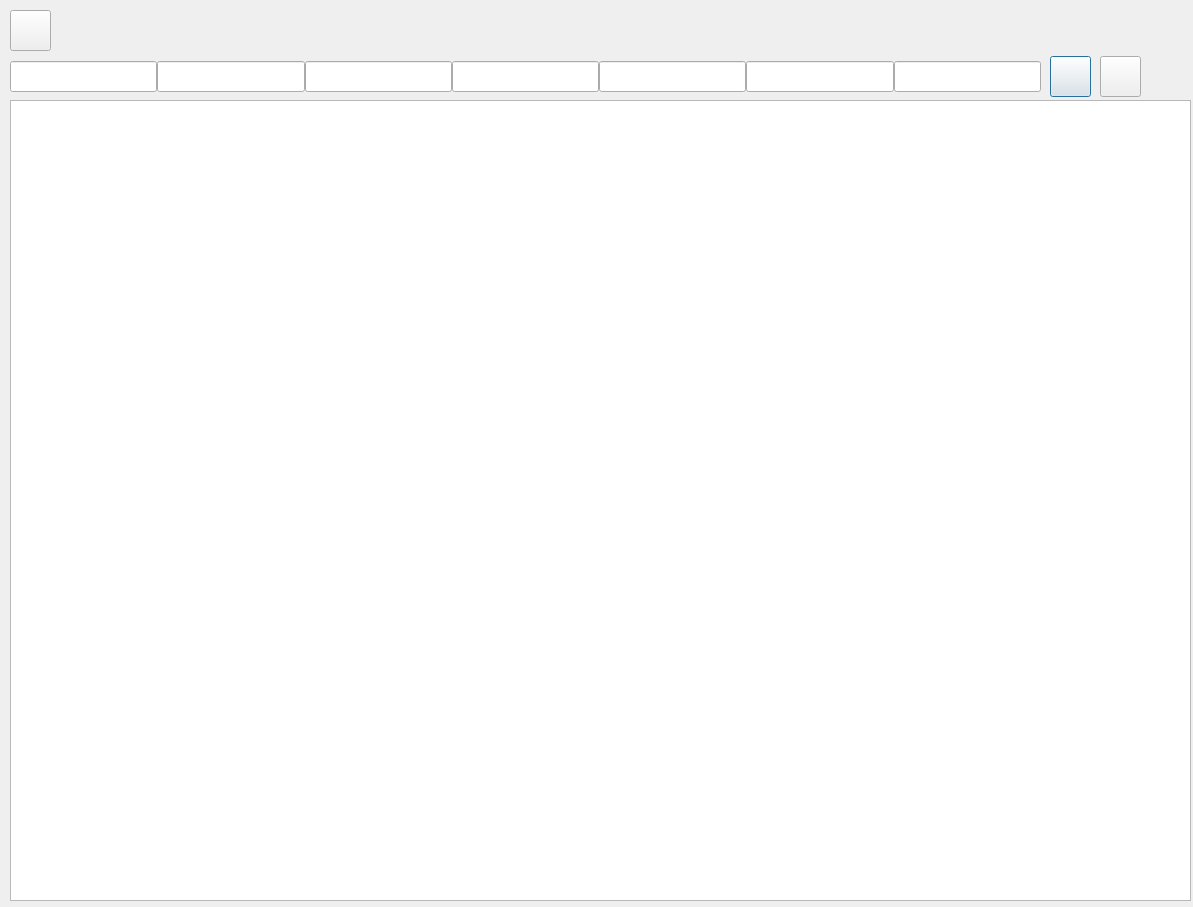
<?xml version="1.0" encoding="UTF-8"?>
<ui version="4.0">
 <class>koloryDialog</class>
 <widget class="QDialog" name="koloryDialog">
  <property name="geometry">
   <rect>
    <x>0</x>
    <y>0</y>
    <width>1193</width>
    <height>907</height>
   </rect>
  </property>
  <property name="windowTitle">
   <string>Kolory</string>
  </property>
  <widget class="QTableView" name="tableView">
   <property name="geometry">
    <rect>
     <x>10</x>
     <y>100</y>
     <width>1181</width>
     <height>801</height>
    </rect>
   </property>
   <property name="font">
    <font>
     <pointsize>10</pointsize>
    </font>
   </property>
   <property name="alternatingRowColors">
    <bool>true</bool>
   </property>
   <property name="selectionMode">
    <enum>QAbstractItemView::ExtendedSelection</enum>
   </property>
   <property name="selectionBehavior">
    <enum>QAbstractItemView::SelectRows</enum>
   </property>
   <property name="sortingEnabled">
    <bool>true</bool>
   </property>
   <attribute name="verticalHeaderVisible">
    <bool>false</bool>
   </attribute>
   <attribute name="verticalHeaderMinimumSectionSize">
    <number>23</number>
   </attribute>
  </widget>
  <widget class="QPushButton" name="pushSzukaj">
   <property name="geometry">
    <rect>
     <x>1050</x>
     <y>56</y>
     <width>41</width>
     <height>41</height>
    </rect>
   </property>
   <property name="minimumSize">
    <size>
     <width>41</width>
     <height>41</height>
    </size>
   </property>
   <property name="text">
    <string/>
   </property>
   <property name="icon">
    <iconset resource="zasoby.qrc">
     <normaloff>:/zasoby/find.png</normaloff>:/zasoby/find.png</iconset>
   </property>
   <property name="iconSize">
    <size>
     <width>28</width>
     <height>28</height>
    </size>
   </property>
   <property name="default">
    <bool>true</bool>
   </property>
  </widget>
  <widget class="QPushButton" name="pushButton">
   <property name="geometry">
    <rect>
     <x>1100</x>
     <y>56</y>
     <width>41</width>
     <height>41</height>
    </rect>
   </property>
   <property name="text">
    <string/>
   </property>
   <property name="icon">
    <iconset resource="zasoby.qrc">
     <normaloff>:/zasoby/reset.png</normaloff>:/zasoby/reset.png</iconset>
   </property>
   <property name="iconSize">
    <size>
     <width>28</width>
     <height>28</height>
    </size>
   </property>
  </widget>
  <widget class="QPushButton" name="pushButton_2">
   <property name="geometry">
    <rect>
     <x>10</x>
     <y>10</y>
     <width>41</width>
     <height>41</height>
    </rect>
   </property>
   <property name="sizePolicy">
    <sizepolicy hsizetype="Minimum" vsizetype="Minimum">
     <horstretch>0</horstretch>
     <verstretch>0</verstretch>
    </sizepolicy>
   </property>
   <property name="minimumSize">
    <size>
     <width>41</width>
     <height>41</height>
    </size>
   </property>
   <property name="toolTip">
    <string>Dodaj klienta</string>
   </property>
   <property name="text">
    <string/>
   </property>
   <property name="icon">
    <iconset resource="zasoby.qrc">
     <normaloff>:/zasoby/add.png</normaloff>:/zasoby/add.png</iconset>
   </property>
   <property name="iconSize">
    <size>
     <width>26</width>
     <height>26</height>
    </size>
   </property>
  </widget>
  <widget class="QWidget" name="layoutWidget">
   <property name="geometry">
    <rect>
     <x>10</x>
     <y>60</y>
     <width>1031</width>
     <height>33</height>
    </rect>
   </property>
   <layout class="QHBoxLayout" name="horizontalLayout_2">
    <property name="spacing">
     <number>0</number>
    </property>
    <item>
     <widget class="QLineEdit" name="lineEdit">
      <property name="sizePolicy">
       <sizepolicy hsizetype="Minimum" vsizetype="Fixed">
        <horstretch>0</horstretch>
        <verstretch>0</verstretch>
       </sizepolicy>
      </property>
      <property name="minimumSize">
       <size>
        <width>63</width>
        <height>31</height>
       </size>
      </property>
     </widget>
    </item>
    <item>
     <widget class="QLineEdit" name="lineEdits1">
      <property name="sizePolicy">
       <sizepolicy hsizetype="Minimum" vsizetype="Fixed">
        <horstretch>0</horstretch>
        <verstretch>0</verstretch>
       </sizepolicy>
      </property>
      <property name="minimumSize">
       <size>
        <width>63</width>
        <height>31</height>
       </size>
      </property>
     </widget>
    </item>
    <item>
     <widget class="QLineEdit" name="lineEditd1">
      <property name="sizePolicy">
       <sizepolicy hsizetype="Minimum" vsizetype="Fixed">
        <horstretch>0</horstretch>
        <verstretch>0</verstretch>
       </sizepolicy>
      </property>
      <property name="minimumSize">
       <size>
        <width>63</width>
        <height>31</height>
       </size>
      </property>
     </widget>
    </item>
    <item>
     <widget class="QLineEdit" name="lineEdits2">
      <property name="sizePolicy">
       <sizepolicy hsizetype="Minimum" vsizetype="Fixed">
        <horstretch>0</horstretch>
        <verstretch>0</verstretch>
       </sizepolicy>
      </property>
      <property name="minimumSize">
       <size>
        <width>63</width>
        <height>31</height>
       </size>
      </property>
     </widget>
    </item>
    <item>
     <widget class="QLineEdit" name="lineEditd2">
      <property name="sizePolicy">
       <sizepolicy hsizetype="Minimum" vsizetype="Fixed">
        <horstretch>0</horstretch>
        <verstretch>0</verstretch>
       </sizepolicy>
      </property>
      <property name="minimumSize">
       <size>
        <width>63</width>
        <height>31</height>
       </size>
      </property>
     </widget>
    </item>
    <item>
     <widget class="QLineEdit" name="lineEdits3">
      <property name="sizePolicy">
       <sizepolicy hsizetype="Minimum" vsizetype="Fixed">
        <horstretch>0</horstretch>
        <verstretch>0</verstretch>
       </sizepolicy>
      </property>
      <property name="minimumSize">
       <size>
        <width>63</width>
        <height>31</height>
       </size>
      </property>
     </widget>
    </item>
    <item>
     <widget class="QLineEdit" name="lineEditd3">
      <property name="sizePolicy">
       <sizepolicy hsizetype="Minimum" vsizetype="Fixed">
        <horstretch>0</horstretch>
        <verstretch>0</verstretch>
       </sizepolicy>
      </property>
      <property name="minimumSize">
       <size>
        <width>63</width>
        <height>31</height>
       </size>
      </property>
     </widget>
    </item>
   </layout>
  </widget>
 </widget>
 <resources>
  <include location="zasoby.qrc"/>
 </resources>
 <connections/>
</ui>
